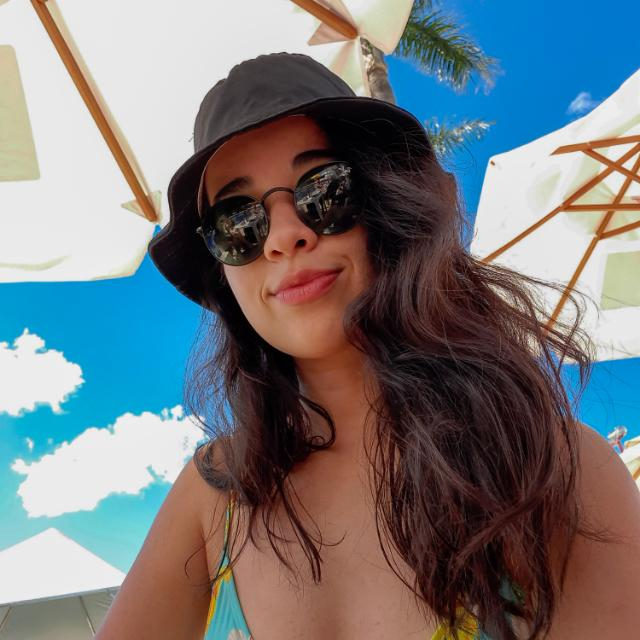
#> input picture course_murtaza/Resources/pp.jpg, 640 x 640 px
$ python chapter2.py
#> lines starting #> are read from the running program, lines starting #| are printed output that depends on the picture; after the words box and inside, x2 and y2 are one past the last pixel; in counts of white or black regions, pixels touching at a corner belong together
# Image color processing

import cv2
import numpy as np

img = cv2.imread("Resources/pp.jpg")
#> img is the input picture: shape (640, 640, 3); mean B, G, R 123.8, 120.3, 116.9
kernel = np.ones((5,5),np.uint8)

imgGray = cv2.cvtColor(img,cv2.COLOR_BGR2GRAY)
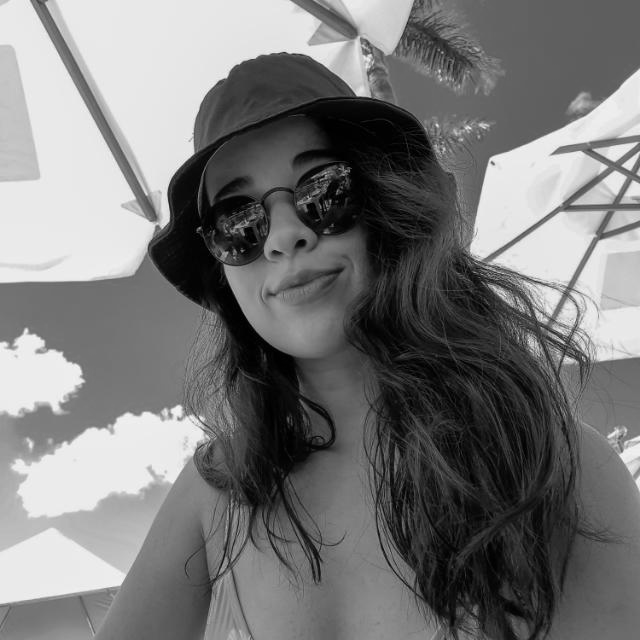
#> imgGray: shape (640, 640); min 0, max 249, mean 119.7
imgBlur = cv2.GaussianBlur(imgGray,(7,7),0)
imgCanny = cv2.Canny(img,150,200)
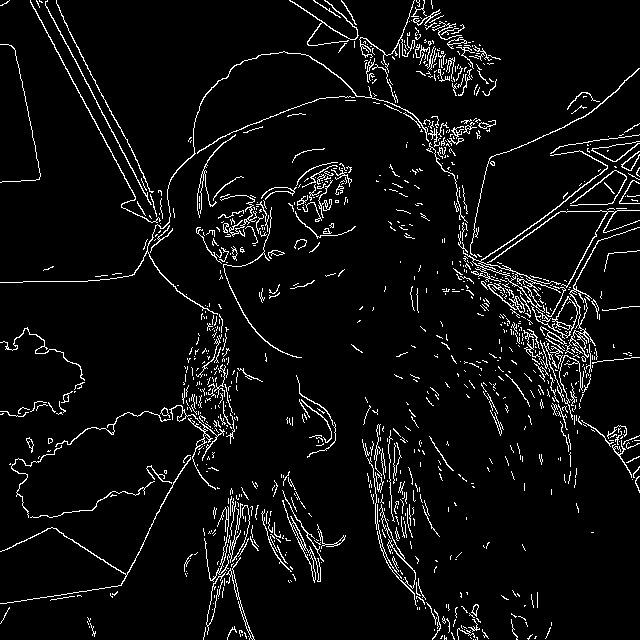
#> imgCanny: shape (640, 640); 5.5% white in thin lines or dots
imgDialation = cv2.dilate(imgCanny,kernel, iterations = 1)
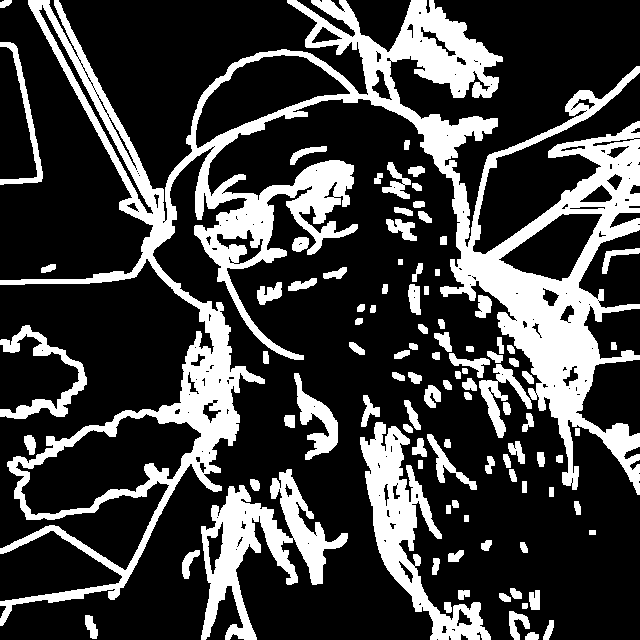
#> imgDialation: shape (640, 640); 25.4% white; 100 white regions, largest, box (x1, y1, x2, y2) and area: (0, 0, 640, 626) 70175, (201, 469, 348, 640) 8570, (360, 422, 491, 640) 8049
imgEroded = cv2.erode(imgDialation,kernel, iterations = 1)
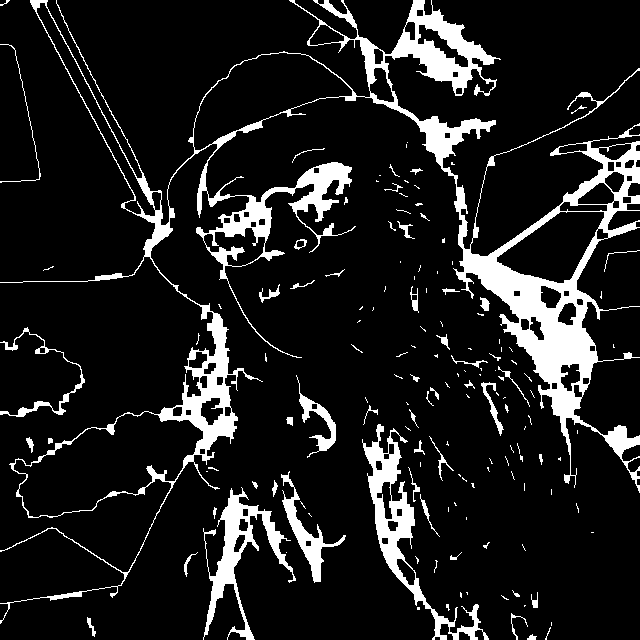
#> imgEroded: shape (640, 640); 11.9% white; 150 white regions (98 under 20 px), largest, box (x1, y1, x2, y2) and area: (0, 0, 640, 624) 34861, (362, 424, 489, 640) 4257, (203, 487, 296, 640) 3302


cv2.imshow("Gray Image", imgGray)
cv2.imshow("Blur Image", imgBlur)
cv2.imshow("Canny Image", imgCanny)
cv2.imshow("Dialation Image", imgDialation)
cv2.imshow("Eroded Image", imgEroded)


imgCanny = cv2.Canny(img,100,100)
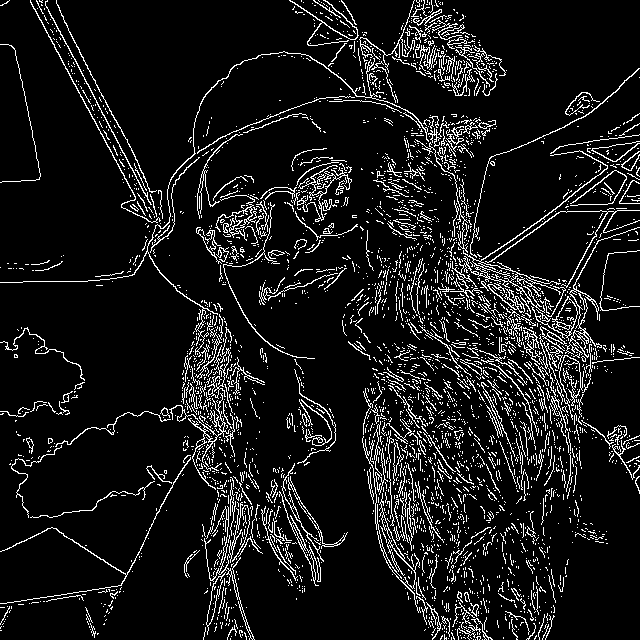
#> imgCanny: shape (640, 640); 9.4% white in thin lines or dots

cv2.waitKey(0)

$ run again, with course_murtaza/Resources/cards.jpg copied over course_murtaza/Resources/pp.jpg
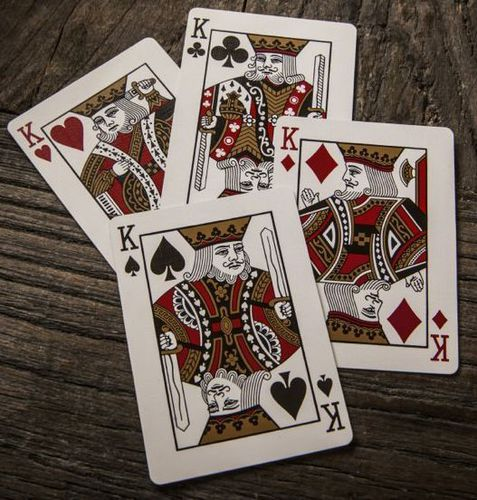
#> input picture course_murtaza/Resources/cards.jpg, 477 x 500 px
#> img is the input picture: shape (500, 477, 3); mean B, G, R 88.1, 96.6, 109.6
#> `imgCanny = cv2.Canny(img,150,200)`:
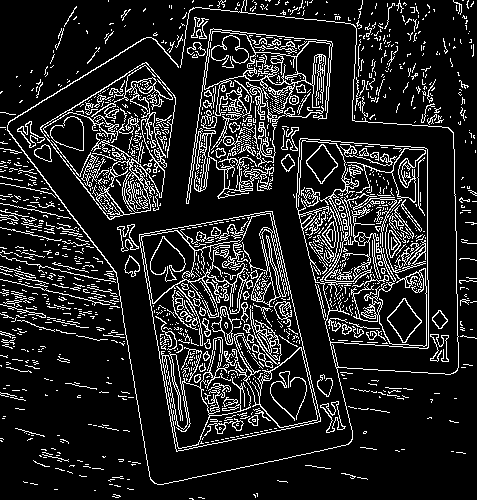
#> imgCanny: shape (500, 477); 13.8% white in thin lines or dots
#> imgDialation: shape (500, 477); 53.6% white; 318 black regions (196 under 20 px), largest, box (x1, y1, x2, y2) and area: (0, 317, 477, 500) 37905, (10, 10, 456, 482) 37371, (0, 0, 191, 112) 10632
#> imgEroded: shape (500, 477); 33.4% white; 138 white regions (95 under 20 px), largest, box (x1, y1, x2, y2) and area: (0, 0, 477, 485) 44177, (117, 211, 346, 452) 21682, (17, 62, 176, 220) 10147
#> `imgCanny = cv2.Canny(img,100,100)`:
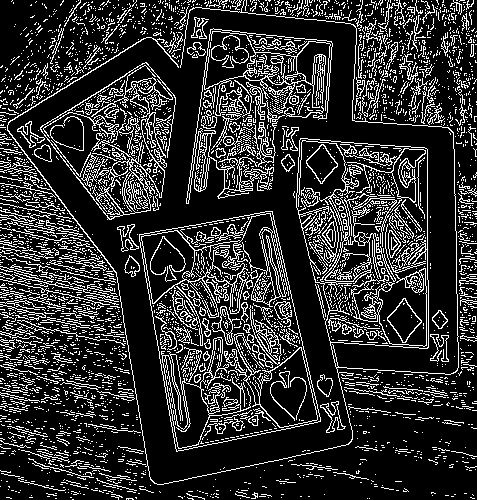
#> imgCanny: shape (500, 477); 18.9% white in thin lines or dots
